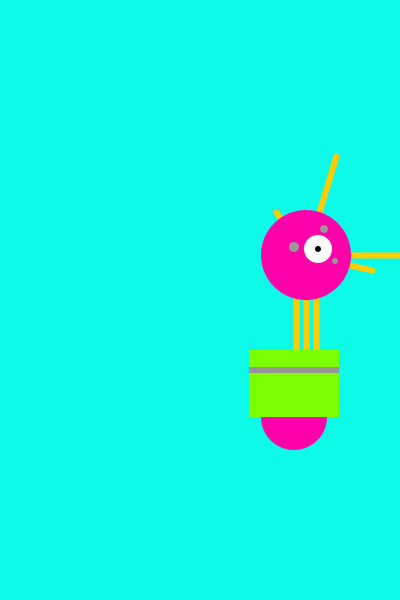
Frame 1 (no input)
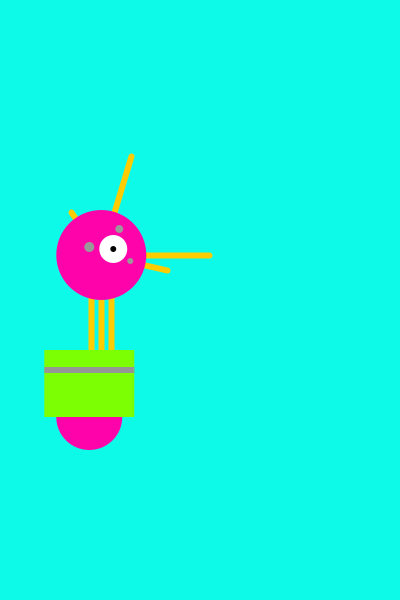
Frame 60 (the mouse pressed at the canvas centre just before this capture)
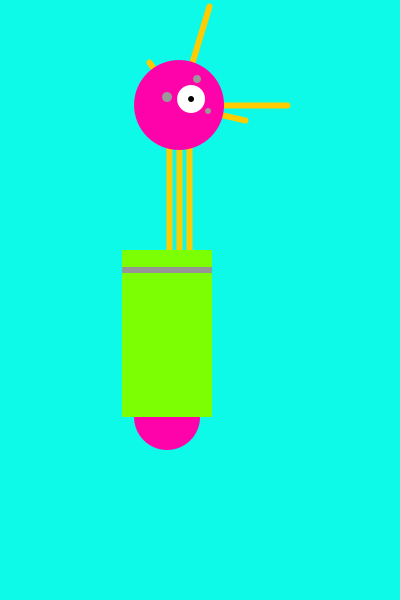
Frame 120 (the mouse held since frame 60 and released just before this capture)

The Processing sketch that drew these frames (run headless with seeded random() and noise(); from frame 60 on, the mouse is pressed at the canvas centre):

// Processing sketch: processing_82216
// ── processing_82216.pde

float x = 300;          // X-coordinate
float y = 450;         // Y-coordinate
int radius = 45;       // Head Radius
int bodyHeight = 160;  // Body Height
int neckHeight = 70;   // Neck Height
  
// int x = 264;                                    // X-coordinate
// int y = 420;                                    // Y-coordinate
// int radius = 45;
// int bodyHeight = 110;                           // Body Height
// int neckHeight = 140;                           // Neck Height
  
float easing = 0.02;
  
void setup() {
  size(400, 600);
  smooth();
  strokeWeight(6);
  ellipseMode(RADIUS);
  
// size(600, 600);
// smooth();
// strokeWeight(3);
// ellipseMode(RADIUS);
}
  
void draw() {
    
  int targetX = mouseX;
  x += (targetX - x) * easing;
      
  if (mousePressed) {
    neckHeight = 100;
    bodyHeight = 200;
  } else {
    neckHeight = 50;
    bodyHeight = 100;
  }
    
  float ny = y - bodyHeight - neckHeight - radius;
// int ny = y - bodyHeight - neckHeight - radius;  // Neck Y
  background(#0DFAE8);
    
  // Neck
  stroke(#ffcc00);                 // Set stroke to Templeton Gold
  line(x+2, y-bodyHeight, x+2, ny);
  line(x+12, y-bodyHeight, x+12, ny);
  line(x+22, y-bodyHeight, x+22, ny);
  
// Neck from Robot2
// stroke(#ffcc00);                                // Set stroke to Templeton Gold
// line(x+2, y-bodyHeight, x+2, ny);               // Left
// line(x+12, y-bodyHeight, x+12, ny);             // Middle
// line(x+22, y-bodyHeight, x+22, ny);             // Right
   
// Neck from Robot1
// line(266, 257, 266, 162);   // Left
// line(276, 257, 276, 162);   // Middle
// line(286, 257, 286, 162);   // Right
  
  // Antennae
  line(x+12, ny, x-18, ny-43);
  line(x+12, ny, x+42, ny-99);
  line(x+12, ny, x+78, ny+15);
  line(x+12, ny, x+120, ny);
  
  
// Antennae from Robot2
// line(x+12, ny, x-18, ny-43);                    // Small
// line(x+12, ny, x+42, ny-99);                    // Tall
// line(x+12, ny, x+78, ny+15);                    // Medium
   
// Antennae from Robot1
// line(276, 155, 246, 112);   // Small
// line(276, 155, 306, 56);    // Tall
// line(276, 155, 342, 170);   // Medium
   
  // Body
  noStroke();
  fill(#FF03AB);
  ellipse(x, y-33, 33, 33);
  fill(#7CFF03);
  rect(x-45, y-bodyHeight, 90, bodyHeight-33);
  fill(150);
  rect(x-45, y-bodyHeight+17, 90, 6);
    
// Body
// noStroke();                                     // Disable stroke
// fill(102);                                      // Set fill to gray
// ellipse(x, y+10, 33, 33);                       // Antigravity orb
// fill(0);                                        // Set fill to black
// rect(x-45, y-bodyHeight, 90, bodyHeight+10);    // Main body
// fill(102);                                      // Set fill to gray
// rect(x-45, y-bodyHeight+17, 90, 6);             // Gray stripe
   
// Body from Robot1
// ellipse(264, 377, 33, 33);  // Antigravity orb
// rect(219, 257, 90, 120);    // Main body
// rect(219, 274, 90, 6);      // Gray stripe
   
  
  // Head
  fill(#FF03AB);
  ellipse(x+12, ny, radius, radius);
  fill(255);
  ellipse(x+24, ny-6, 14, 14);
  fill(0);
  ellipse(x+24, ny-6, 3, 3);
  fill(153);                                      // Set fill to light gray
  ellipse(x, ny-8, 5, 5);                         // Small eye 1
  ellipse(x+30, ny-26, 4, 4);                     // Small eye 2
  ellipse(x+41, ny+6, 3, 3);                      // Small eye 3
   
   
// Head
// fill(0);                                        // Set fill to black
// ellipse(x+12, ny, radius, radius);              // Head
// fill(255);                                      // Set fill to white
// ellipse(x+24, ny-6, 14, 14);                    // Large eye
// fill(0);                                        // Set fill to black
// ellipse(x+24, ny-6, 3, 3);                      // Pupil
// fill(153);                                      // Set fill to light gray
// ellipse(x, ny-8, 5, 5);                         // Small eye 1
// ellipse(x+30, ny-26, 4, 4);                     // Small eye 2
// ellipse(x+41, ny+6, 3, 3);                      // Small eye 3
   
// Head from Robot1
// ellipse(276, 155, 45, 45);  // Head
// ellipse(288, 150, 14, 14);  // Large eye
// ellipse(288, 150, 3, 3);    // Pupil
// ellipse(263, 148, 5, 5);    // Small eye 1
// ellipse(296, 130, 4, 4);    // Small eye 2
// ellipse(305, 162, 3, 3);    // Small eye 3
  
}
